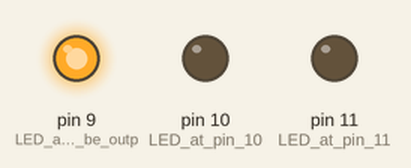
Recording of a sketch running on a simulated Arduino Uno, built with avr-gcc and run on an emulated ATmega328P. Parts: output pins drawn as LEDs (lit = HIGH).

Above: at 0.1 s.
At 1.1 s:
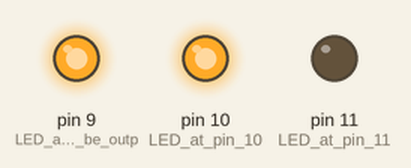
At 2.1 s:
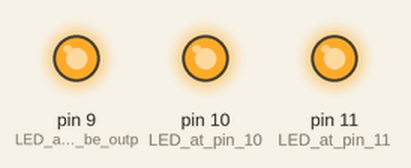
Timing chart, 0 to 3.6 s (numbered marks = the images above):
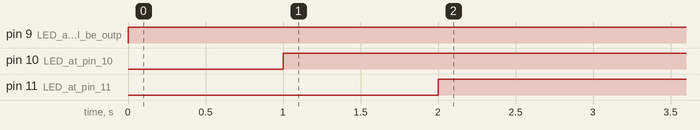

Measured:
- by itself, pin 9 (LED_at_pin_9_will_be_outp): LOW → HIGH at 0.00 s
- by itself, pin 10 (LED_at_pin_10): LOW → HIGH at 1.0 s
- by itself, pin 11 (LED_at_pin_11): LOW → HIGH at 2.0 s

The sketch:

Make_LED_ON_one_by_one_and_stay_ON_Forever.ino
```cpp
void setup() {
  // put your setup code here, to run once:
  pinMode(9,OUTPUT);   //LED at pin 9 will be output pin //they will not be used as input now
  pinMode(10,OUTPUT);  //LED at pin 10
  pinMode(11,OUTPUT);  //LED at pin 11
}
//Setting Up our Circuit with Setup Function

void loop() {
  // put your main code here, to run repeatedly:
  digitalWrite(9,HIGH);      //make pin 9 as +5v //LED will be ON
  delay(1000);               //delay of 1 sec   //LED will stay ON for 1 Sec


  digitalWrite(10,HIGH);   //make pin 10 as +5v
  delay(1000);            //delay of 1 sec


  digitalWrite(11,HIGH);  //make pin 11 as +5v
  delay(1000);           //delay of 1 sec

}
```
